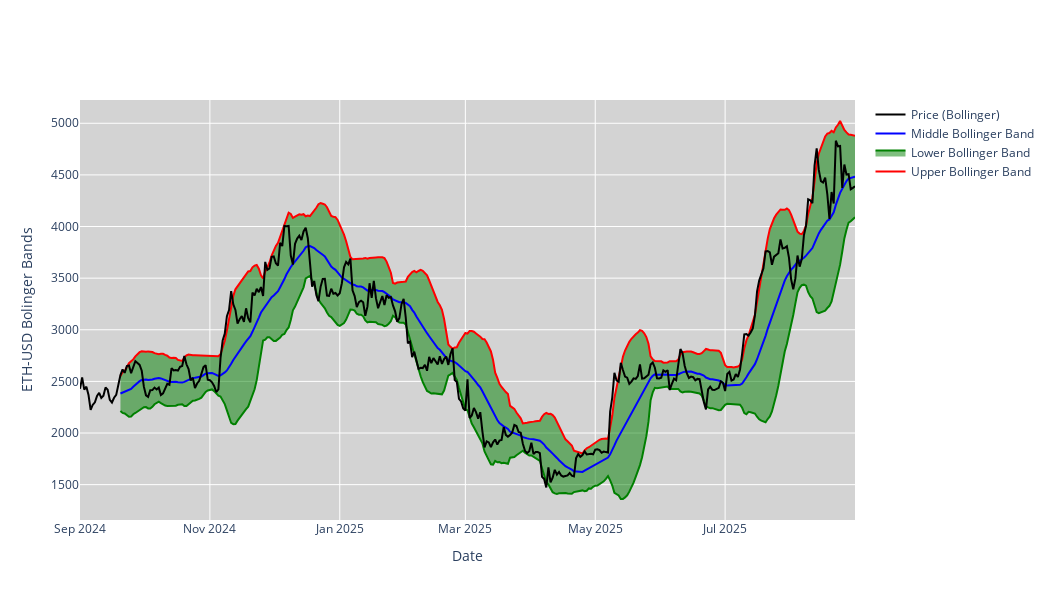

Notebook code cell kept with this figure:
### Code cell
#MA
stock_data['M10'] = stock_data['Close'].rolling(window=10).mean()
stock_data['M20'] = stock_data['Close'].rolling(window=20).mean()

#Bolinger Bands
stock_data['SD'] = stock_data['Close'].rolling(window=20).std()
# Calculate the Upper Bollinger Band (UB) and Lower Bollinger Band (LB)
stock_data['UB'] = stock_data['M20'] + 2 * stock_data['SD']
stock_data['LB'] = stock_data['M20'] - 2 * stock_data['SD']

#BB graph
fig = go.Figure()
fig.add_trace(go.Scatter(x=stock_data.index, y=stock_data['UB'], mode='lines', name='Upper Bollinger Band', visible=True, line=dict(color='red')))
fig.add_trace(go.Scatter(x=stock_data.index, y=stock_data['LB'], fill='tonexty', mode='lines', name='Lower Bollinger Band', visible=True, line=dict(color='green')))
fig.add_trace(go.Scatter(x=stock_data.index, y=stock_data['M20'], mode='lines', name='Middle Bollinger Band', visible=True, line=dict(color='blue')))
fig.add_trace(go.Scatter(x=stock_data.index, y=stock_data['Close'], mode='lines', name='Price (Bollinger)', visible=True, line=dict(color='black')))
fig.update_layout(
    xaxis_rangeslider_visible=False,
    yaxis_title=f'{ticker} Bolinger Bands',
    xaxis_title='Date',
    plot_bgcolor='lightgrey',
    width=1050,
    height=600
)
fig.show()

### Figure 1 — Plotly figure (JSON) as saved in the notebook; plotly's stock layout.template omitted (floating-point values rounded to 4 significant figures; data arrays with more than 128 entries replaced by an {"elided": "..."} marker saying what was removed)
{"data": [{"line": {"color": "red"}, "mode": "lines", "name": "Upper Bollinger Band", "type": "scatter", "visible": true, "x": {"elided": "365 str values"}, "y": {"elided": "365 float values"}}, {"fill": "tonexty", "line": {"color": "green"}, "mode": "lines", "name": "Lower Bollinger Band", "type": "scatter", "visible": true, "x": {"elided": "365 str values"}, "y": {"elided": "365 float values"}}, {"line": {"color": "blue"}, "mode": "lines", "name": "Middle Bollinger Band", "type": "scatter", "visible": true, "x": {"elided": "365 str values"}, "y": {"elided": "365 float values"}}, {"line": {"color": "black"}, "mode": "lines", "name": "Price (Bollinger)", "type": "scatter", "visible": true, "x": {"elided": "365 str values"}, "y": {"elided": "365 float values"}}], "layout": {"height": 600, "plot_bgcolor": "lightgrey", "width": 1050, "xaxis": {"rangeslider": {"visible": false}, "title": {"text": "Date"}}, "yaxis": {"title": {"text": "ETH-USD Bolinger Bands"}}}}
